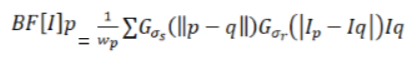
#> input picture Images/Bilateral Equation.png, 416 x 60 px, given as the content of the folder C:/Users/Admin/Desktop/Project/Programs/Dataset, which was not available
$ python Median.py
#> lines starting #> are read from the running program, lines starting #| are printed output that depends on the picture
#import packages
from multiprocessing import Pool
from multiprocessing import cpu_count
from imutils import paths
import numpy as np
import argparse
import os
import cv2
import matplotlib.pyplot as plt
import time
def process(image):
# medianBlur() function from OpenCV applies median Edge algorithm on image
    median = cv2.medianBlur(image, 3)
    return median

def chunk(l, n):
# loop over the list in n-sized chunks
    for i in range(0, len(l), n):
# yield the current n-sized chunk to the calling function
        yield l[i: i + n]

def process_images(payload):
    print("[INFO] starting process {}".format(payload["id"]))
    for imagePath in payload["input_paths"]:
# Open the image
        image = cv2.imread(imagePath)
        median = process(image)
        # cv2.imshow('Median Blurring', median)
        # cv2.imwrite("imagePath" + ".jpg", median)

# Start time calculation
start=time.time();
# check to see if this is the main thread of execution
if __name__ == "__main__":
    ap = argparse.ArgumentParser()
    # input image path given here in default
    ap.add_argument("-i", "--images", type=str, default=r'C:\Users\Admin\Desktop\Project\Programs\Dataset',
        help="path to input directory of images")
    ap.add_argument("-p", "--procs", type=int, default=0,
        help="# of processes to spin up")
    args = vars(ap.parse_args())
# determine the number of concurrent processes to launch and distributing load accross the system then create the list of process ID's
    procs = args["procs"] if args["procs"] > 0 else cpu_count()
    procIDs = list(range(0, procs))
    print("[INFO] grabbing image paths...")
# grab the paths to the input images, then determine the number of images each process will handle
    allImagePaths = sorted(list(paths.list_images(args["images"])))
    numImagesPerProc = len(allImagePaths) / float(procs)
    numImagesPerProc = int(np.ceil(numImagesPerProc))
# chunk the image paths into N (approximately) equal sets, one set of image paths for each individual process
    chunkedPaths = list(chunk(allImagePaths, numImagesPerProc))
# initialize the list of payloads
    payloads = []
# loop over the set chunked image paths
    for (i, imagePaths) in enumerate(chunkedPaths):
# construct a dictionary of data for the payload, then add it to the payloads list
        data = {
            "id": i,
            "input_paths": imagePaths,
        }
        payloads.append(data)

# construct and launch the processing pool
    print("[INFO] launching pool using {} processes...".format(procs))
    pool = Pool(processes=procs)
    pool.map(process_images, payloads)
#> in process_images, image is the input picture: shape (60, 416, 3); mean B, G, R 240.4, 240.5, 240.5
#> in process, `median = cv2.medianBlur(image, 3)`:
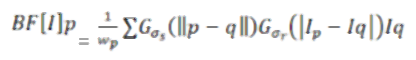
#> median: shape (60, 416, 3); mean B, G, R 242, 242.2, 242.2
# close the pool and wait for all processes to finish
    print("[INFO] waiting for processes to finish...")
    pool.close()
    pool.join()
    print("[INFO] Median blur smoothing complete")

    end=time.time();
# Print time taken for processing
    print(f'Time to complete: {end-start}');

$ run again, on Images/Gaussian Equation.png
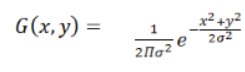
#> input picture Images/Gaussian Equation.png, 245 x 72 px, given as the content of the folder C:/Users/Admin/Desktop/Project/Programs/Dataset, which was not available
#> in process_images, image is the input picture: shape (72, 245, 3); mean B, G, R 246.1, 246.1, 246.1
#> in process, `median = cv2.medianBlur(image, 3)`:
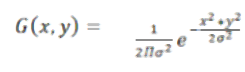
#> median: shape (72, 245, 3); mean B, G, R 247.4, 247.5, 247.5

$ run again, on Images/Gaussian Kernel.png
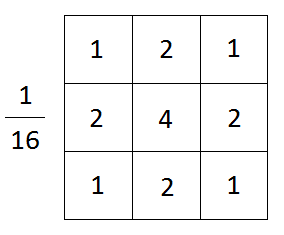
#> input picture Images/Gaussian Kernel.png, 284 x 235 px, given as the content of the folder C:/Users/Admin/Desktop/Project/Programs/Dataset, which was not available
#> in process_images, image is the input picture: shape (235, 284, 3); mean B, G, R 245.2, 245.1, 245.2
#> in process, `median = cv2.medianBlur(image, 3)`:
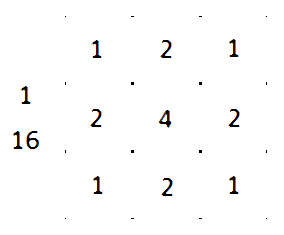
#> median: shape (235, 284, 3); mean B, G, R 251.4, 251.4, 251.5
